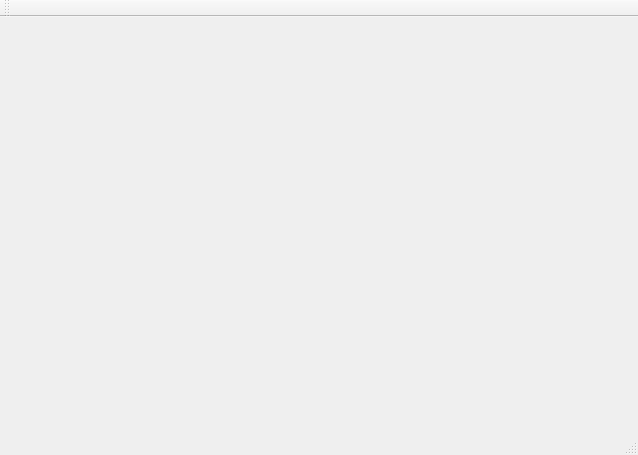
<?xml version="1.0" encoding="UTF-8"?>
<ui version="4.0">
 <class>MainWindow</class>
 <widget class="QMainWindow" name="MainWindow">
  <property name="geometry">
   <rect>
    <x>0</x>
    <y>0</y>
    <width>638</width>
    <height>455</height>
   </rect>
  </property>
  <property name="windowTitle">
   <string>DnDtracker</string>
  </property>
  <widget class="QWidget" name="centralWidget">
   <layout class="QVBoxLayout" name="verticalLayout">
    <item>
     <widget class="Character_widget" name="characters_widget" native="true"/>
    </item>
   </layout>
  </widget>
  <widget class="QMenuBar" name="menuBar">
   <property name="geometry">
    <rect>
     <x>0</x>
     <y>0</y>
     <width>638</width>
     <height>26</height>
    </rect>
   </property>
  </widget>
  <widget class="QToolBar" name="mainToolBar">
   <attribute name="toolBarArea">
    <enum>TopToolBarArea</enum>
   </attribute>
   <attribute name="toolBarBreak">
    <bool>false</bool>
   </attribute>
  </widget>
  <widget class="QStatusBar" name="statusBar"/>
 </widget>
 <layoutdefault spacing="6" margin="11"/>
 <customwidgets>
  <customwidget>
   <class>Character_widget</class>
   <extends>QWidget</extends>
   <header>UI/character_widget.h</header>
   <container>1</container>
  </customwidget>
 </customwidgets>
 <resources/>
 <connections/>
</ui>
